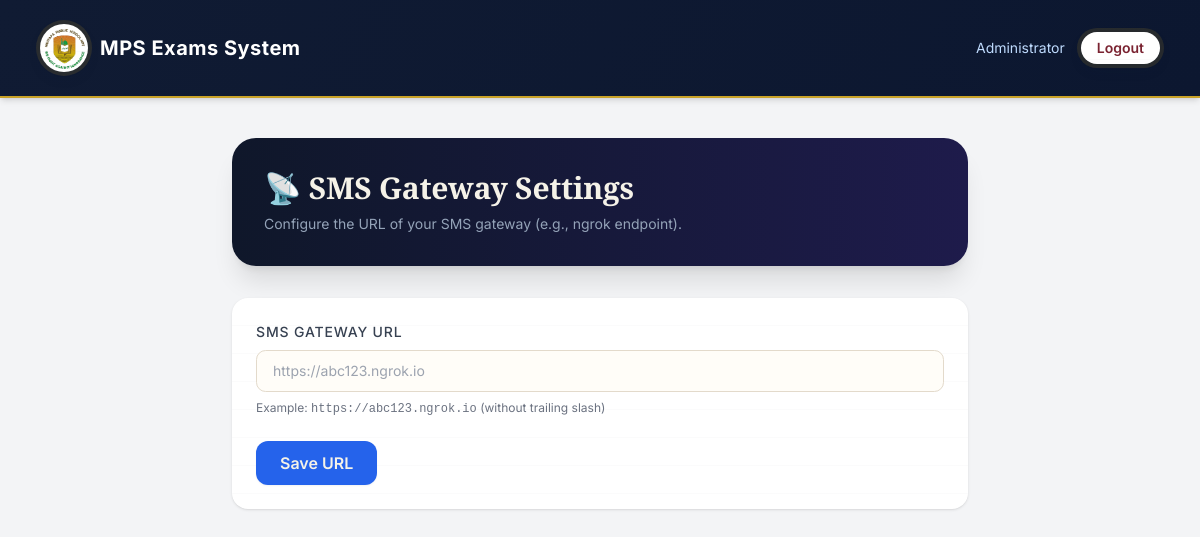
The page /admin/sms-settings (signed in) on the database as committed earlier.
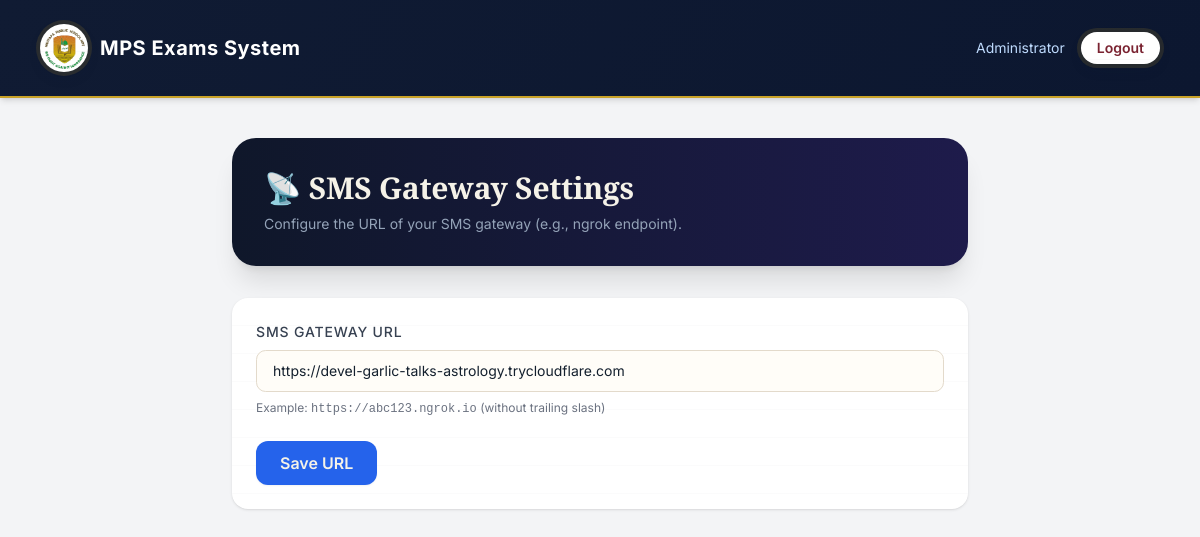
The same page on the database as committed later.
### tables this page shows
CREATE TABLE school_settings (
            setting_key TEXT PRIMARY KEY,
            setting_value TEXT NOT NULL
        );

### routers/sms.py (the view)
@router.get("/admin/sms-settings", response_class=HTMLResponse)
def sms_settings_page(request: Request):
    from main import require_admin
    user = require_admin(request)
    conn = get_db()
    sms_gateway_url = get_setting(conn, "sms_gateway_url", "")
    conn.close()
    return templates.TemplateResponse("admin_sms_settings.html", {
        "request": request,
        "user": user,
        "sms_gateway_url": sms_gateway_url,
    })

### templates/admin_sms_settings.html (shortened to what this page needs)
{% extends "base.html" %}
{% block main_class %}max-w-3xl mx-auto px-4 py-10{% endblock %}
{% block content %}
<div class="mb-8 bg-gradient-to-r from-slate-900 to-indigo-950 rounded-3xl p-8 shadow-xl text-white">
  <h1 class="text-3xl font-extrabold">📡 SMS Gateway Settings</h1>
  <p class="text-slate-400 text-sm mt-2">Configure the URL of your SMS gateway (e.g., ngrok endpoint).</p>
</div>
{% set msg = request.query_params.get("msg") %}
<div class="bg-white rounded-2xl shadow p-6">
  <form method="post" action="/admin/sms-settings">
    <label class="block text-sm font-medium text-gray-700 mb-2">SMS Gateway URL</label>
    <input type="url" name="sms_gateway_url" value="{{ sms_gateway_url }}" placeholder="https://abc123.ngrok.io" required
      class="w-full border border-gray-300 rounded-lg px-4 py-2.5 text-sm focus:outline-none focus:ring-2 focus:ring-blue-500">
    <p class="text-xs text-gray-500 mt-2">Example: <code>https://abc123.ngrok.io</code> (without trailing slash)</p>
    <div class="mt-6">
      <button type="submit" class="bg-blue-600 hover:bg-blue-700 text-white font-semibold py-2.5 px-6 rounded-xl">Save URL</button>
    </div>
  </form>
</div>
{% endblock %}

### templates/base.html (shortened to what this page needs)
<!DOCTYPE html>
<html lang="en">
<head>
  <script src="https://cdn.tailwindcss.com"></script>
  <link rel="stylesheet" href="/static/custom.css">
  <link rel="stylesheet" href="/test-generation/fonts.css">
</head>
<body class="bg-gray-100 min-h-screen">
  {% if user is defined and user %}
  <nav class="bg-blue-700 shadow-md">
    <div class="max-w-6xl mx-auto px-4 py-3 flex items-center justify-between">
      <div class="flex items-center gap-3">
  <div class="inline-flex items-center justify-center w-12 h-12 bg-white rounded-full shadow-md overflow-hidden">
    <img src="/static/logo.png" alt="MPS Logo" class="w-full h-full object-contain">
  </div>
  <span class="text-white text-xl font-bold tracking-wide">MPS Exams System</span>
</div>
      <div class="flex items-center gap-4">
        <span class="text-blue-200 text-sm">{{ user.full_name }}</span>
        <a href="/logout" class="bg-white text-blue-700 text-sm font-semibold px-4 py-1.5 rounded-full hover:bg-blue-50 transition">Logout</a>
      </div>
    </div>
  </nav>
  {% endif %}
  <main class="{% block main_class %}{% endblock %}">
    {% block content %}{% endblock %}
  </main>
</body>
</html>

### templates/base.html (style rules this page uses)
body { font-family: 'Inter', sans-serif; }

Rows that differ between the two databases and show on the page:
added school_settings: sms_gateway_url "https://devel-garlic-talks-astrology.trycloudflare.com"
